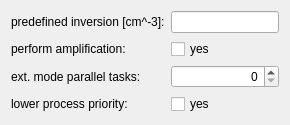
          <widget class="QWidget" name="scrollAreaWidgetContents_Execution">
           <property name="geometry">
            <rect>
             <x>0</x>
             <y>0</y>
             <width>0</width>
             <height>0</height>
            </rect>
           </property>
           <layout class="QFormLayout" name="formLayout_6">
            <property name="fieldGrowthPolicy">
             <enum>QFormLayout::AllNonFixedFieldsGrow</enum>
            </property>
            <item row="0" column="0">
             <widget class="QLabel" name="label_initial_inversion">
              <property name="text">
               <string>predefined inversion [cm^-3]:</string>
              </property>
             </widget>
            </item>
            <item row="0" column="1">
             <widget class="QLineEdit" name="lineEdit_initial_inversion">
              <property name="alignment">
               <set>Qt::AlignRight|Qt::AlignTrailing|Qt::AlignVCenter</set>
              </property>
             </widget>
            </item>
            <item row="1" column="0">
             <widget class="QLabel" name="label_amplification">
              <property name="text">
               <string>perform amplification:</string>
              </property>
             </widget>
            </item>
            <item row="1" column="1">
             <widget class="QCheckBox" name="checkBox_amplification">
              <property name="text">
               <string>yes</string>
              </property>
             </widget>
            </item>
            <item row="2" column="0">
             <widget class="QLabel" name="label_num_tasks">
              <property name="text">
               <string>ext. mode parallel tasks:</string>
              </property>
             </widget>
            </item>
            <item row="2" column="1">
             <widget class="QSpinBox" name="spinBox_num_tasks">
              <property name="alignment">
               <set>Qt::AlignRight|Qt::AlignTrailing|Qt::AlignVCenter</set>
              </property>
              <property name="maximum">
               <number>1073741824</number>
              </property>
             </widget>
            </item>
            <item row="3" column="0">
             <widget class="QLabel" name="label_lower_process_priority">
              <property name="text">
               <string>lower process priority:</string>
              </property>
             </widget>
            </item>
            <item row="3" column="1">
             <widget class="QCheckBox" name="checkBox_lower_process_priority">
              <property name="text">
               <string>yes</string>
              </property>
             </widget>
            </item>
           </layout>
          </widget>
